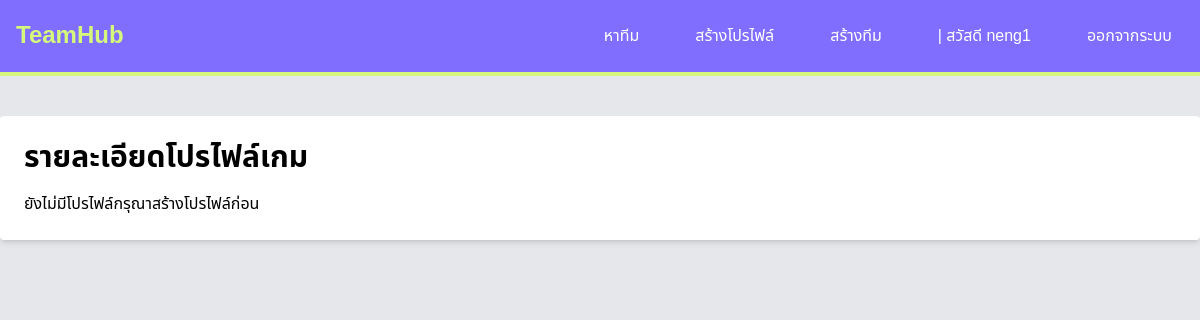
Page /profile_detail/ (signed in) on the earlier database version.
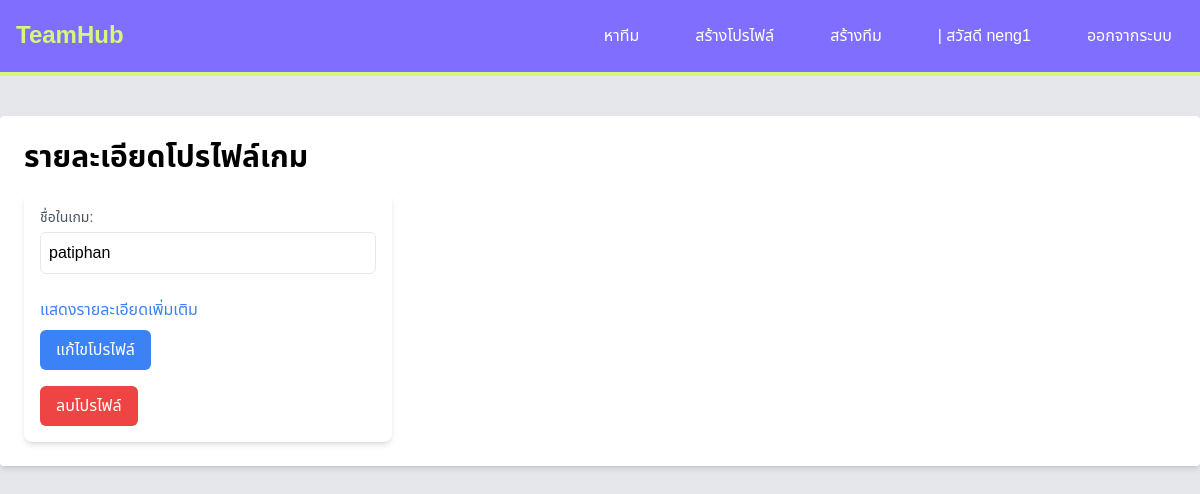
Same page on the later database version.
### myesportapp/models.py (models this page shows, shortened)
class PlayerProfile(models.Model):
    GENDER_CHOICES = [
        ('male', 'ชาย'),
        ('female', 'หญิง'),
    ]
    member = models.ForeignKey(User, on_delete=models.CASCADE, null=True, blank=False)
    player_name = models.CharField(max_length=100,  null=True, blank=False)
    game = models.CharField(max_length=100,  null=True, blank=False)
    name_lastname = models.CharField(max_length=100, null=True, blank=False)
    age = models.CharField(max_length=10, null=True, blank=False)
    gender = models.CharField(max_length=6, choices=GENDER_CHOICES, null=True, blank=False)
    province = models.CharField(max_length=100, null=True, blank=False)
    phone_number = models.CharField(max_length=15, null=True, blank=False)
    facebook = models.CharField(max_length=100, null=True, blank=False)
    line = models.CharField(max_length=100, null=True, blank=False)
    description = models.TextField( null=True, blank=False)
    pass

### myesportapp/views.py (the view)
# urls.py: path('profile_detail/', profile_detail, name='profile_detail'),
@login_required
def profile_detail(request):
    profiles = PlayerProfile.objects.filter(member=request.user)
    profile_pictures = {}
    for profile in profiles:
        profile_pictures[profile.id] = WorkPicture.objects.filter(player_profile=profile)
    return render(request, 'profile_detail.html', {
        'profiles': profiles,
        'profile_pictures': profile_pictures
    })

### myesportapp/templates/profile_detail.html (shortened to what this page needs)
{% include 'components/navbar.html' %}
{% block content %}
<body>
    <div class="max-w-7xl mx-auto p-6 bg-white rounded shadow-md mt-10">
        <h1 class="text-3xl font-bold mb-4">รายละเอียดโปรไฟล์เกม</h1>
        {% if profiles %}
            <div class="grid grid-cols-1 md:grid-cols-2 lg:grid-cols-3 gap-6">
                {% for profile in profiles %}
                    <div class="bg-white p-4 rounded-lg shadow-md">
                        <div class="mb-6">
                            <label class="block text-sm font-medium text-gray-600">ชื่อในเกม:</label>
                            <p class="mt-1 p-2 w-full border rounded-md">{{ profile.player_name }}</p>
                        </div>
                        <button type="button" class="text-blue-500 hover:underline mb-4 toggle-details" onclick="toggleDetails(this)">
                            แสดงรายละเอียดเพิ่มเติม
                        </button>
                        <div class="mb-6">
                            <a href="{% url 'edit_profile' profile.id %}" class="bg-blue-500 text-white px-4 py-2 rounded-md hover:bg-blue-700">แก้ไขโปรไฟล์</a>
                        </div>
                        <form action="{% url 'delete_profile' profile.id %}" method="post" onsubmit="return confirm('คุณแน่ใจหรือไม่ว่าต้องการลบโปรไฟล์นี้?');">
                            <button type="submit" class="bg-red-500 text-white px-4 py-2 rounded-md hover:bg-red-700">ลบโปรไฟล์</button>
                        </form>
                    </div>
                {% endfor %}
            </div>
        {% else %}
            <p>ยังไม่มีโปรไฟล์กรุณาสร้างโปรไฟล์ก่อน</p>
        {% endif %}
    </div>
</body>
{% endblock %}

Differences in the rows shown:
added PlayerProfile: player_name "patiphan"
Other differences:
text no longer shown: "ยังไม่มีโปรไฟล์กรุณาสร้างโปรไฟล์ก่อน"
